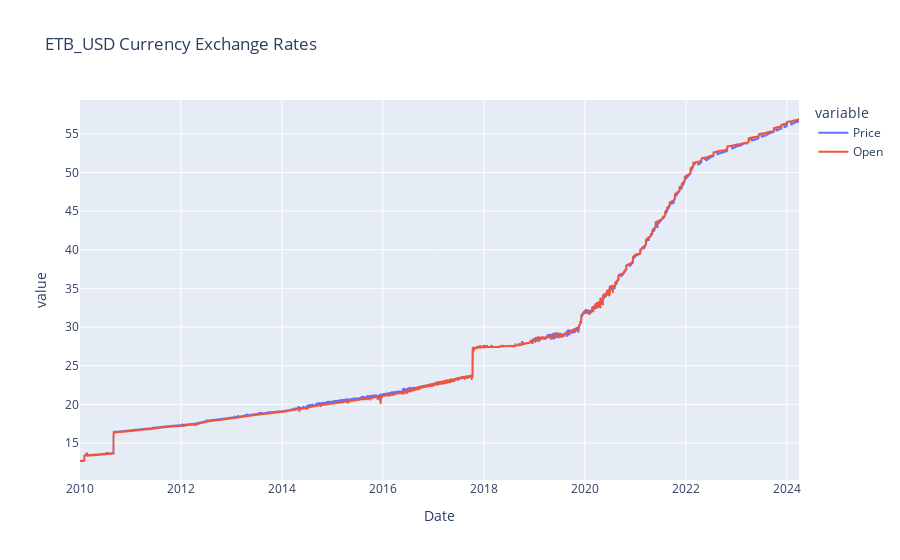

Here is the notebook cell this chart was saved with:
### Code cell
fig = px.line(dataSet, x='Date', y=['Price', 'Open'], title='ETB_USD Currency Exchange Rates')

fig.show()

### Figure 1 — Plotly figure (JSON) as saved in the notebook; plotly's stock layout.template omitted (floating-point values rounded to 4 significant figures; data arrays with more than 128 entries replaced by an {"elided": "..."} marker saying what was removed)
{"data": [{"hovertemplate": "variable=Price<br>Date=%{x}<br>value=%{y}<extra></extra>", "legendgroup": "Price", "line": {"color": "#636efa", "dash": "solid"}, "marker": {"symbol": "circle"}, "mode": "lines", "name": "Price", "showlegend": true, "type": "scattergl", "x": {"elided": "3716 str values"}, "xaxis": "x", "y": {"elided": "3716 float values"}, "yaxis": "y"}, {"hovertemplate": "variable=Open<br>Date=%{x}<br>value=%{y}<extra></extra>", "legendgroup": "Open", "line": {"color": "#EF553B", "dash": "solid"}, "marker": {"symbol": "circle"}, "mode": "lines", "name": "Open", "showlegend": true, "type": "scattergl", "x": {"elided": "3716 str values"}, "xaxis": "x", "y": {"elided": "3716 float values"}, "yaxis": "y"}], "layout": {"legend": {"title": {"text": "variable"}, "tracegroupgap": 0}, "title": {"text": "ETB_USD Currency Exchange Rates"}, "xaxis": {"anchor": "y", "domain": [0, 1], "title": {"text": "Date"}}, "yaxis": {"anchor": "x", "domain": [0, 1], "title": {"text": "value"}}}}
